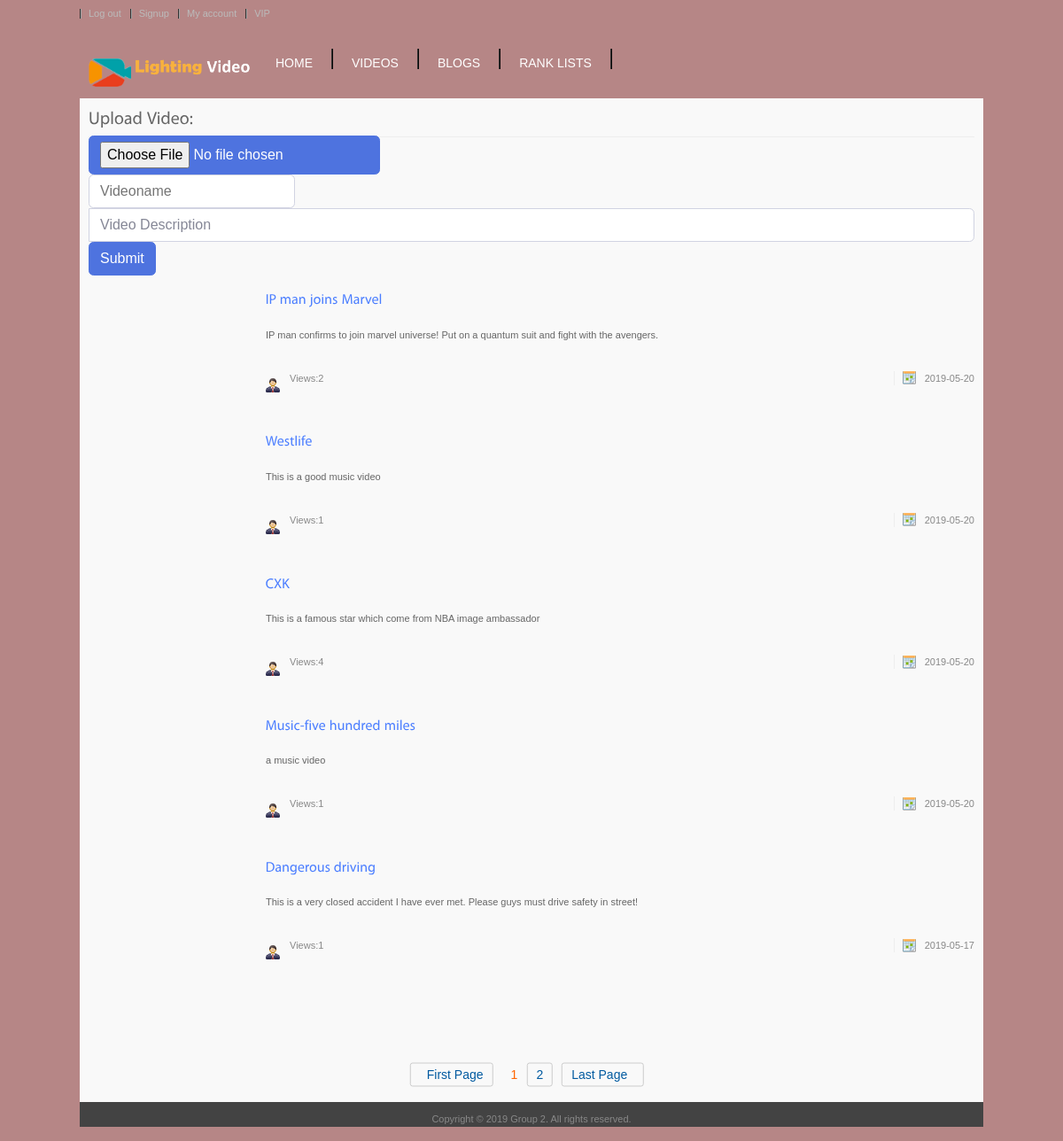
The app's page /video/videos.php (signed in), older data.
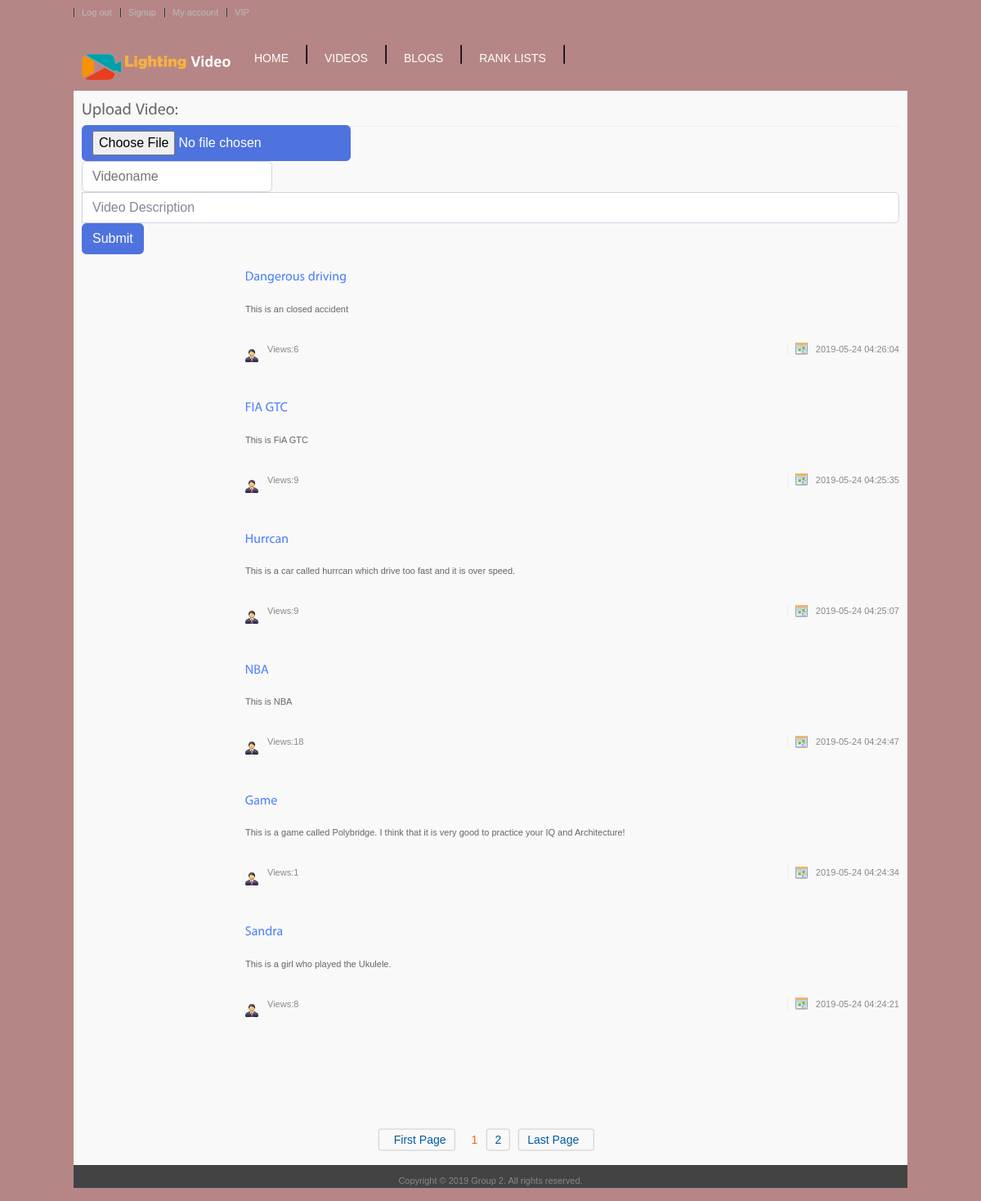
The same page, newer data.
### tables this page shows
CREATE TABLE `videos` (
  `vd_id` varchar(18) NOT NULL,
  `vd_name` varchar(30) NOT NULL,
  `vd_content` text NOT NULL,
  `vd_date` datetime NOT NULL,
  `vd_file` text NOT NULL
);

### video/videos.php (the view, shortened to what this page needs)
<?php
require('../includes/rank_list_header.php');
?>
<!DOCTYPE html>
<html>
<body>
    <div id="content_sec">
        <div id="crumb">
            <h2>Upload Video:</h2>
            <form method="POST" action="upload.php" enctype="multipart/form-data">
                <input class="btn btn-primary" type="file" name="myfile">
                <div class="input-group">
                    <input class="videoname" type="text" name="videoname" placeholder="Videoname">
                    <input class="form-control" type="text" name="vd_content" placeholder="Video Description">
                </div>
                <button type="submit" class="btn btn-primary" name="submit" class="text">Submit</button>
            </form>
        </div>
        <br>
        <br>
        <br>
        <br>
        <br>
        <br>
        <br>
        <br>
        <br>
        <div class="col1">
            <div class="recent_videos">
                <?php
                $num_rec_per_page = 6;
                if (isset($_GET["page"])) {
                    $page  = $_GET["page"];
                } else {
                    $page = 1;
                };
                $start_from = ($page - 1) * $num_rec_per_page;
                $query  = "SELECT COUNT(a.pop_id) as popularity, b.vd_id, b.vd_name, b.vd_content, b.vd_date ";
                $query .= "FROM popularity a, videos b ";
                $query .= "WHERE a.vd_id = b.vd_id GROUP BY vd_id order by vd_id desc LIMIT $start_from, $num_rec_per_page ";
                $result = mysqli_query($connection, $query);
                while ($row = mysqli_fetch_array($result)) {
                    echo '<ul class="display">';
                    echo '<li>';
                    echo '<div class="bigsec">';
                    echo '<h4><a href="../video/videopage.php?id=' . $row["vd_id"] . '" class="colr"><tr><td>' . $row["vd_name"] . '</td></tr></a></h4>';
                    echo    '<p class="txt">' . $row['vd_content'] . '</p>';;
                    echo        '<div class="postedby">';
                    echo        '<p class="views"><span class="left">Views:' . $row["popularity"] . '</span></p>';
                    echo    '</div>';
                    echo    '<div class="right">';
                    echo        '<p class="date"><span>' . $row["vd_date"] . '</span></p>';
                    echo    '</div>';
                    echo '</div>';
                    echo '</li>';
                }
                ?>
                <div class="page-icon" style="position:absolute;left:50%;bottom:0;transform: translate(-50%, -50%);">
                    <ul>
                        <?php
                        $query2 = "SELECT * FROM videos";
                        $rs_result = mysqli_query($connection, $query2);
                        $total_records = mysqli_num_rows($rs_result);
                        $total_pages = ceil($total_records / $num_rec_per_page);
                        echo "<a class='page-disabled' href='videos.php?page=1'>" . "<i></i>First Page</a>";
                        for ($i = 1; $i <= $total_pages; $i++) {
                            if ($i == $page) {
                                echo "<span class='page-current'>$i</span>";
                            } else {
                                echo "<a href='videos.php?page=" . $i . "'>" . $i . "</a>";
                            }
                        };
                        echo "<a class='page-next' href='videos.php?page=$total_pages'>" . "Last Page<i></i></a>";
                        ?>
                    </ul>
                </div>
            </div>
        </div>
    </div>
    <div id="copyrights">
        <div class="inner">
            <p>Copyright © 2019 Group 2. All rights reserved.</p>
        </div>
    </div>
</body>
</html>

Row changes from the older to the newer data that the page shows:
removed videos: vd_content "IP man confirms to join marvel universe! Put on a quantum suit and fight with the avengers.", popularity "2", vd_date "2019-05-20"
removed videos: vd_content "This is a good music video", popularity "1", vd_date "2019-05-20"
removed videos: vd_content "This is a famous star which come from NBA image ambassador", popularity "4", vd_date "2019-05-20"
removed videos: vd_content "a music video", popularity "1", vd_date "2019-05-20"
removed videos: vd_content "This is a very closed accident I have ever met. Please guys must drive safety in street!", popularity "1", vd_date "2019-05-17"
added videos: vd_content "This is an closed accident", popularity "6", vd_date "2019-05-24 04:26:04"
added videos: vd_content "This is FiA GTC", popularity "9", vd_date "2019-05-24 04:25:35"
added videos: vd_content "This is a car called hurrcan which drive too fast and it is over speed.", popularity "9", vd_date "2019-05-24 04:25:07"
added videos: vd_content "This is NBA", popularity "18", vd_date "2019-05-24 04:24:47"
added videos: vd_content "This is a game called Polybridge. I think that it is very good to practice your IQ and Architecture!", popularity "1", vd_date "2019-05-24 04:24:34"
added videos: vd_content "This is a girl who played the Ukulele.", popularity "8", vd_date "2019-05-24 04:24:21"
